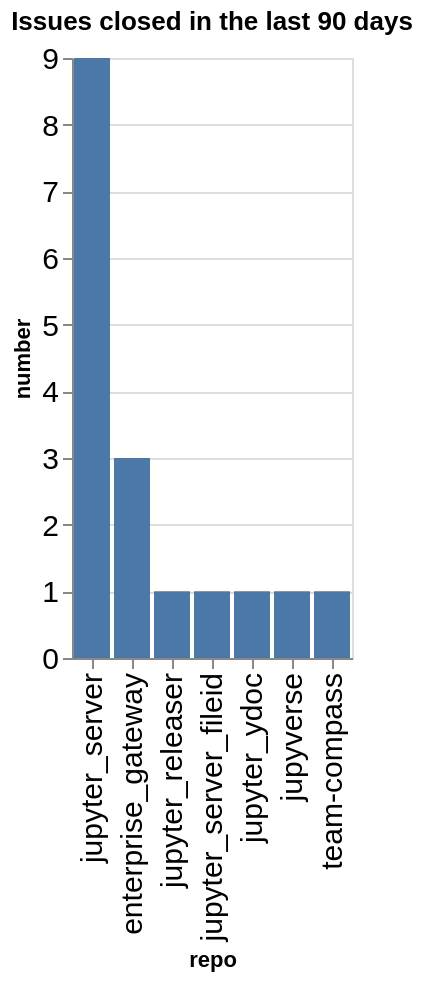

The cell this chart's notebook holds for it:
### Code cell
closed_counts = closed.groupby(['org', 'repo']).count()['number'].reset_index()
closed_counts['org/repo'] = closed_counts.apply(lambda a: a['org'] + '/' + a['repo'], axis=1)
sorted_vals = closed_counts.sort_values(['number'], ascending=False)['repo'].values
alt.Chart(data=closed_counts, title=f"Issues closed in the last {n_days} days").mark_bar().encode(
    x=alt.X('repo', sort=alt.Sort(sorted_vals.tolist())),
    y='number',
)

### Figure 1 — Vega-Lite specification as saved in the notebook (floating-point values rounded to 4 significant figures)
{"config": {"axisLeft": {"labelFontSize": 15}, "axisBottom": {"labelFontSize": 15}}, "data": {"name": "data-0caf0bb58fb32fd2216335f0277aa893"}, "mark": {"type": "bar"}, "encoding": {"x": {"field": "repo", "sort": ["jupyter_server", "enterprise_gateway", "jupyter_releaser", "jupyter_server_fileid", "jupyter_ydoc", "jupyverse", "team-compass"], "type": "nominal"}, "y": {"field": "number", "type": "quantitative"}}, "title": "Issues closed in the last 90 days", "$schema": "https://vega.github.io/schema/vega-lite/v5.20.1.json", "datasets": {"data-0caf0bb58fb32fd2216335f0277aa893": [{"org": "jupyter-server", "repo": "enterprise_gateway", "number": 3, "org/repo": "jupyter-server/enterprise_gateway"}, {"org": "jupyter-server", "repo": "jupyter_releaser", "number": 1, "org/repo": "jupyter-server/jupyter_releaser"}, {"org": "jupyter-server", "repo": "jupyter_server", "number": 9, "org/repo": "jupyter-server/jupyter_server"}, {"org": "jupyter-server", "repo": "jupyter_server_fileid", "number": 1, "org/repo": "jupyter-server/jupyter_server_fileid"}, {"org": "jupyter-server", "repo": "jupyter_ydoc", "number": 1, "org/repo": "jupyter-server/jupyter_ydoc"}, {"org": "jupyter-server", "repo": "jupyverse", "number": 1, "org/repo": "jupyter-server/jupyverse"}, {"org": "jupyter-server", "repo": "team-compass", "number": 1, "org/repo": "jupyter-server/team-compass"}]}}
